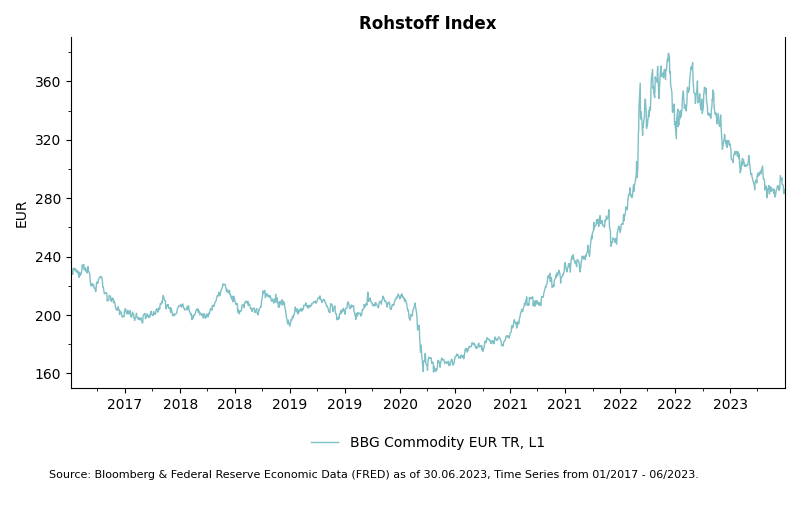

Recreate this plot in Python.
from matplotlib.ticker import MultipleLocator

import matplotlib.dates as mdates

from charting.model.chart import Chart
from examples import fred, blp

if __name__ == '__main__':
    d1, t1 = blp.get_series(series_id='BCOMEUTR Index', observation_start="20170101")

    chart = Chart(title="Rohstoff Index")

    chart.configure_y_axis(y_axis_index=0, label="EUR", minor_locator=MultipleLocator(20),
                           major_locator=MultipleLocator(40))

    major_locator = mdates.MonthLocator(interval=6)
    minor_locator = mdates.MonthLocator(interval=3)

    major_formatter = mdates.DateFormatter("%Y")
    chart.configure_x_axis(major_formatter=major_formatter, minor_locator=minor_locator, major_locator=major_locator)

    chart.add_series(x=d1.index, y=d1['y'], label=t1)
    chart.legend()
    chart.plot(path="comdty_index.png")
